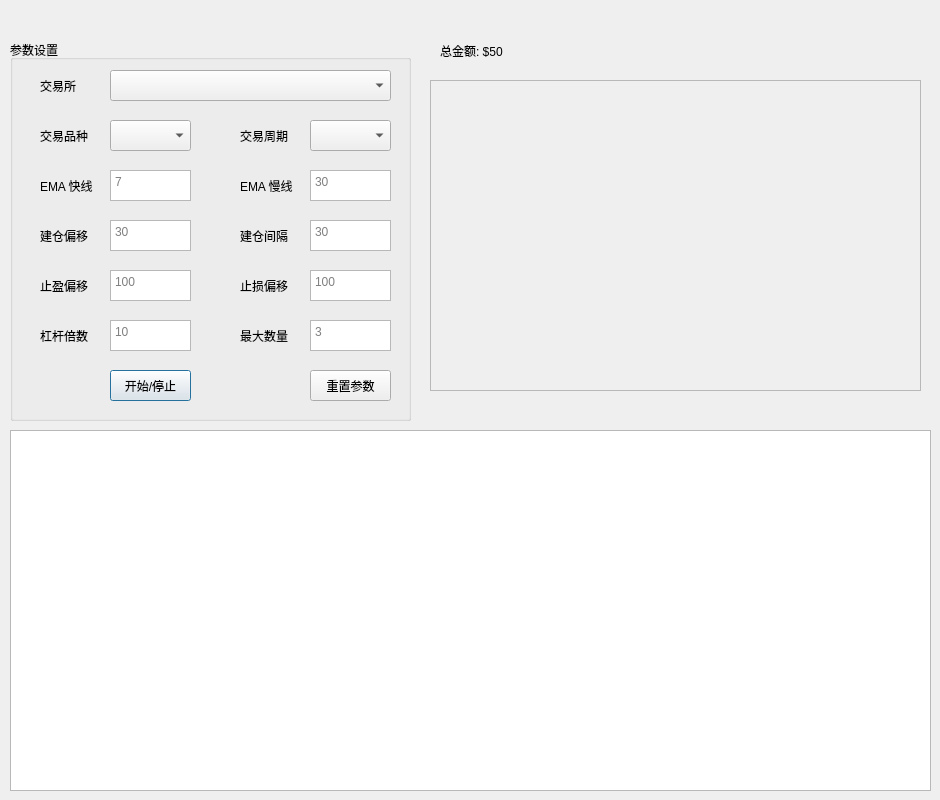
<?xml version="1.0" encoding="UTF-8"?>
<ui version="4.0">
 <class>qds_gui</class>
 <widget class="QDialog" name="qds_gui">
  <property name="geometry">
   <rect>
    <x>0</x>
    <y>0</y>
    <width>940</width>
    <height>800</height>
   </rect>
  </property>
  <property name="minimumSize">
   <size>
    <width>0</width>
    <height>0</height>
   </size>
  </property>
  <property name="windowTitle">
   <string>EMA双均线交易系统</string>
  </property>
  <property name="autoFillBackground">
   <bool>true</bool>
  </property>
  <widget class="QGroupBox" name="groupBox">
   <property name="geometry">
    <rect>
     <x>10</x>
     <y>40</y>
     <width>401</width>
     <height>381</height>
    </rect>
   </property>
   <property name="title">
    <string>参数设置</string>
   </property>
   <widget class="QLabel" name="label">
    <property name="geometry">
     <rect>
      <x>30</x>
      <y>90</y>
      <width>54</width>
      <height>12</height>
     </rect>
    </property>
    <property name="text">
     <string>交易品种</string>
    </property>
   </widget>
   <widget class="QComboBox" name="cbx_category">
    <property name="geometry">
     <rect>
      <x>100</x>
      <y>80</y>
      <width>81</width>
      <height>31</height>
     </rect>
    </property>
   </widget>
   <widget class="QLabel" name="label_2">
    <property name="geometry">
     <rect>
      <x>30</x>
      <y>140</y>
      <width>54</width>
      <height>12</height>
     </rect>
    </property>
    <property name="text">
     <string>EMA 快线</string>
    </property>
   </widget>
   <widget class="QLabel" name="label_3">
    <property name="geometry">
     <rect>
      <x>230</x>
      <y>140</y>
      <width>54</width>
      <height>12</height>
     </rect>
    </property>
    <property name="text">
     <string>EMA 慢线</string>
    </property>
   </widget>
   <widget class="QLabel" name="label_7">
    <property name="geometry">
     <rect>
      <x>30</x>
      <y>190</y>
      <width>54</width>
      <height>12</height>
     </rect>
    </property>
    <property name="text">
     <string>建仓偏移</string>
    </property>
   </widget>
   <widget class="QLabel" name="label_8">
    <property name="geometry">
     <rect>
      <x>30</x>
      <y>240</y>
      <width>54</width>
      <height>12</height>
     </rect>
    </property>
    <property name="text">
     <string>止盈偏移</string>
    </property>
   </widget>
   <widget class="QLabel" name="label_9">
    <property name="geometry">
     <rect>
      <x>30</x>
      <y>290</y>
      <width>54</width>
      <height>12</height>
     </rect>
    </property>
    <property name="text">
     <string>杠杆倍数</string>
    </property>
   </widget>
   <widget class="QTextEdit" name="txt_ema_fast">
    <property name="geometry">
     <rect>
      <x>100</x>
      <y>130</y>
      <width>81</width>
      <height>31</height>
     </rect>
    </property>
    <property name="placeholderText">
     <string>7</string>
    </property>
   </widget>
   <widget class="QTextEdit" name="txt_ema_slow">
    <property name="geometry">
     <rect>
      <x>300</x>
      <y>130</y>
      <width>81</width>
      <height>31</height>
     </rect>
    </property>
    <property name="placeholderText">
     <string>30</string>
    </property>
   </widget>
   <widget class="QTextEdit" name="txt_open_offset">
    <property name="geometry">
     <rect>
      <x>100</x>
      <y>180</y>
      <width>81</width>
      <height>31</height>
     </rect>
    </property>
    <property name="placeholderText">
     <string>30</string>
    </property>
   </widget>
   <widget class="QTextEdit" name="txt_stop_earning_offset">
    <property name="geometry">
     <rect>
      <x>100</x>
      <y>230</y>
      <width>81</width>
      <height>31</height>
     </rect>
    </property>
    <property name="placeholderText">
     <string>100</string>
    </property>
   </widget>
   <widget class="QTextEdit" name="txt_level_rate">
    <property name="geometry">
     <rect>
      <x>100</x>
      <y>280</y>
      <width>81</width>
      <height>31</height>
     </rect>
    </property>
    <property name="placeholderText">
     <string>10</string>
    </property>
   </widget>
   <widget class="QLabel" name="label_10">
    <property name="geometry">
     <rect>
      <x>230</x>
      <y>90</y>
      <width>54</width>
      <height>12</height>
     </rect>
    </property>
    <property name="text">
     <string>交易周期</string>
    </property>
   </widget>
   <widget class="QComboBox" name="cbx_period">
    <property name="geometry">
     <rect>
      <x>300</x>
      <y>80</y>
      <width>81</width>
      <height>31</height>
     </rect>
    </property>
   </widget>
   <widget class="QLabel" name="label_12">
    <property name="geometry">
     <rect>
      <x>230</x>
      <y>290</y>
      <width>54</width>
      <height>12</height>
     </rect>
    </property>
    <property name="text">
     <string>最大数量</string>
    </property>
   </widget>
   <widget class="QTextEdit" name="txt_max_num">
    <property name="geometry">
     <rect>
      <x>300</x>
      <y>280</y>
      <width>81</width>
      <height>31</height>
     </rect>
    </property>
    <property name="placeholderText">
     <string>3</string>
    </property>
   </widget>
   <widget class="QTextEdit" name="txt_stop_loss_offset">
    <property name="geometry">
     <rect>
      <x>300</x>
      <y>230</y>
      <width>81</width>
      <height>31</height>
     </rect>
    </property>
    <property name="placeholderText">
     <string>100</string>
    </property>
   </widget>
   <widget class="QLabel" name="label_11">
    <property name="geometry">
     <rect>
      <x>230</x>
      <y>240</y>
      <width>54</width>
      <height>12</height>
     </rect>
    </property>
    <property name="text">
     <string>止损偏移</string>
    </property>
   </widget>
   <widget class="QLabel" name="label_13">
    <property name="geometry">
     <rect>
      <x>230</x>
      <y>190</y>
      <width>54</width>
      <height>12</height>
     </rect>
    </property>
    <property name="text">
     <string>建仓间隔</string>
    </property>
   </widget>
   <widget class="QTextEdit" name="txt_open_interval">
    <property name="geometry">
     <rect>
      <x>300</x>
      <y>180</y>
      <width>81</width>
      <height>31</height>
     </rect>
    </property>
    <property name="placeholderText">
     <string>30</string>
    </property>
   </widget>
   <widget class="QLabel" name="label_4">
    <property name="geometry">
     <rect>
      <x>30</x>
      <y>40</y>
      <width>54</width>
      <height>12</height>
     </rect>
    </property>
    <property name="text">
     <string>交易所</string>
    </property>
   </widget>
   <widget class="QComboBox" name="cbx_exchange">
    <property name="geometry">
     <rect>
      <x>100</x>
      <y>30</y>
      <width>281</width>
      <height>31</height>
     </rect>
    </property>
    <property name="currentText">
     <string/>
    </property>
   </widget>
   <widget class="QPushButton" name="btn_switch">
    <property name="geometry">
     <rect>
      <x>100</x>
      <y>330</y>
      <width>81</width>
      <height>31</height>
     </rect>
    </property>
    <property name="text">
     <string>开始/停止</string>
    </property>
   </widget>
   <widget class="QPushButton" name="btn_reset">
    <property name="geometry">
     <rect>
      <x>300</x>
      <y>330</y>
      <width>81</width>
      <height>31</height>
     </rect>
    </property>
    <property name="text">
     <string>重置参数</string>
    </property>
   </widget>
  </widget>
  <widget class="QLabel" name="lbl_total_cash">
   <property name="geometry">
    <rect>
     <x>440</x>
     <y>30</y>
     <width>111</width>
     <height>41</height>
    </rect>
   </property>
   <property name="text">
    <string>总金额: $50</string>
   </property>
  </widget>
  <widget class="QFrame" name="frame">
   <property name="geometry">
    <rect>
     <x>430</x>
     <y>80</y>
     <width>491</width>
     <height>311</height>
    </rect>
   </property>
   <property name="autoFillBackground">
    <bool>false</bool>
   </property>
   <property name="styleSheet">
    <string notr="true">background-image: url(:/newPrefix/back.png);</string>
   </property>
   <property name="frameShape">
    <enum>QFrame::StyledPanel</enum>
   </property>
   <property name="frameShadow">
    <enum>QFrame::Raised</enum>
   </property>
  </widget>
  <widget class="QPlainTextEdit" name="txt_log">
   <property name="geometry">
    <rect>
     <x>10</x>
     <y>430</y>
     <width>921</width>
     <height>361</height>
    </rect>
   </property>
  </widget>
 </widget>
 <resources>
  <include location="xml.qrc"/>
 </resources>
 <connections/>
</ui>
